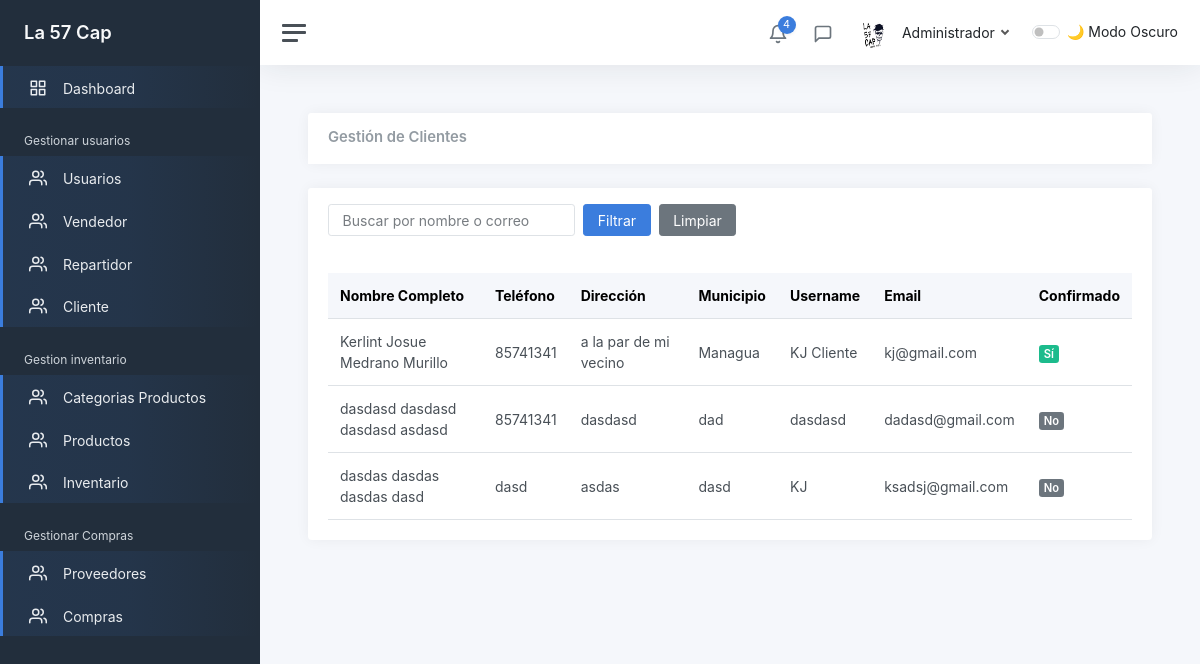
Page /admin/GestionarCliente (signed in) on the committed database.
### tables this page shows
CREATE TABLE `cliente`  (
  `idcliente` int(0) NOT NULL AUTO_INCREMENT,
  `id_usuario` int(0) NULL DEFAULT NULL,
  `p_nombre` varchar(50) NOT NULL,
  `s_nombre` varchar(50) NOT NULL,
  `p_apellido` varchar(50) NOT NULL,
  `s_apellido` varchar(50) NOT NULL,
  `n_telefono` varchar(15) NOT NULL,
  `direccion` varchar(200) NULL DEFAULT NULL,
  `Municipio` varchar(45) NULL DEFAULT NULL,
  `eliminado` tinyint(0) NULL DEFAULT 0,
  PRIMARY KEY (`idcliente`) USING BTREE,
  INDEX `cliente_usuario_idx`(`id_usuario`) USING BTREE,
  CONSTRAINT `cliente_usuario` FOREIGN KEY (`id_usuario`) REFERENCES `usuario` (`idusuario`) ON DELETE SET NULL ON UPDATE RESTRICT
);

CREATE TABLE `usuario`  (
  `idusuario` int(0) NOT NULL AUTO_INCREMENT,
  `id_roles` int(0) NOT NULL,
  `f_perfil` varchar(150) NULL DEFAULT NULL,
  `userName` varchar(45) NOT NULL,
  `password` varchar(100) NOT NULL,
  `email` varchar(30) NOT NULL,
  `confirmado` tinyint(1) NULL DEFAULT NULL,
  `token` varchar(15) NULL DEFAULT NULL,
  `Creado_Fecha` datetime(0) NOT NULL,
  `Cambiado_Fecha` datetime(0) NOT NULL,
  `eliminado` tinyint(0) NULL DEFAULT 0,
  `intentos_fallidos` int(0) NULL DEFAULT 0,
  PRIMARY KEY (`idusuario`) USING BTREE,
  INDEX `usuario_roles_idx`(`id_roles`) USING BTREE,
  CONSTRAINT `usuario_roles` FOREIGN KEY (`id_roles`) REFERENCES `roles` (`idroles`) ON DELETE RESTRICT ON UPDATE RESTRICT
);

### controllers/ClienteController.php (called while the page is built, shortened)
<?php
class ClienteController
{
    public static function GestionarCliente(Router $router)
    {
        $busqueda = $_POST['busqueda'] ?? '';
        $clientes = Cliente::obtenerTodosConUsuario($busqueda);
        $router->renderAdmin('Admin/clients/GestionCliente', [
            'clientes' => $clientes,
            'busqueda' => $busqueda,
            'titulo' => 'Gestionar Clientes'
        ]);
    }
}

### public/index.php (called while the page is built, shortened)
<?php
$router = new Router();
$router->get('/login', [LoginController::class, 'login']);
$router->post('/login', [LoginController::class, 'login']);
$router->get('/logout', [LoginController::class, 'logout']);
$router->get('/olvide-cuenta', [UsuarioController::class, 'olvide']);
$router->post('/olvide-cuenta', [UsuarioController::class, 'olvide']);
$router->get('/recuperar-cuenta', [UsuarioController::class, 'recuperar']);
$router->post('/recuperar-cuenta', [UsuarioController::class, 'recuperar']);
$router->get('/confirmar-cuenta', [UsuarioController::class, 'confirmarCuenta']);
$router->post('/confirmar-cuenta', [UsuarioController::class, 'confirmarCuenta']);
$router->get('/crear-cuenta', [RegistroController::class, 'crearCuenta']);
$router->post('/crear-cuenta', [RegistroController::class, 'crearCuenta']);
$router->get('/mensaje-confirmacion', [RegistroController::class, 'mensajeConfirmacion']);
$router->get('/reenviar-confirmacion', [RegistroController::class, 'reenviarConfirmacion']);
$router->post('/reenviar-confirmacion', [RegistroController::class, 'reenviarConfirmacion']);
$router->get('/', [LandingController::class, 'index']);
$router->get('/mostrarProductos', [LandingController::class, 'shop']);
$router->get('/SobreNosotros', [LandingController::class, 'about']);
$router->get('/Contactanos', [LandingController::class, 'contact']);
$router->get('/admin', [AdminController::class, 'Admin']);
$router->post('/admin', [AdminController::class, 'Admin']);
$router->get('/admin/GestionarUsuario', [UsuarioController::class, 'GestionarUsuario']);
$router->post('/admin/GestionarUsuario', [UsuarioController::class, 'GestionarUsuario']);
$router->get('/admin/CrearUsuario', [UsuarioController::class, 'crearUsuario']);
$router->post('/admin/CrearUsuario', [UsuarioController::class, 'crearUsuario']);
$router->get('/admin/ActualizarUsuario', [UsuarioController::class, 'ActualizarUsuario']);
$router->post('/admin/ActualizarUsuario', [UsuarioController::class, 'ActualizarUsuario']);
$router->get('/admin/EliminarUsuario', [UsuarioController::class, 'EliminarUsuario']);
$router->post('/admin/EliminarUsuario', [UsuarioController::class, 'EliminarUsuario']);
$router->get('/admin/Dashboard', [DashBoardController::class, 'Dashboard']);
$router->post('/admin/Dashboard', [DashBoardController::class, 'Dashboard']);
$router->get('/admin/GestionarCliente', [ClienteController::class, 'GestionarCliente']);
$router->post('/admin/GestionarCliente', [ClienteController::class, 'GestionarCliente']);
$router->get('/admin/GestionarVendedores', [VendedorController::class, 'GestionarVendedores']);
$router->post('/admin/GestionarVendedores', [VendedorController::class, 'GestionarVendedores']);
$router->get('/admin/CrearVendedor', [VendedorController::class, 'crearvendedor']);
$router->post('/admin/CrearVendedor', [VendedorController::class, 'crearvendedor']);
$router->get('/admin/ActualizarVendedor', [VendedorController::class, 'ActualizarVendedor']);
$router->post('/admin/ActualizarVendedor', [VendedorController::class, 'ActualizarVendedor']);
$router->post('/admin/EliminarVendedor', [VendedorController::class, 'EliminarVendedor']);
$router->get('/admin/GestionarRepartidor', [RepartidorControllers::class, 'GestionarRepartidores']);
$router->post('/admin/GestionarRepartidor', [RepartidorControllers::class, 'GestionarRepartidores']);
$router->get('/admin/CrearRepartidor', [RepartidorControllers::class, 'CrearRepartidor']);
$router->post('/admin/CrearRepartidor', [RepartidorControllers::class, 'CrearRepartidor']);
$router->get('/admin/ActualizarRepartidor', [RepartidorControllers::class, 'ActualizarRepartidor']);
$router->post('/admin/ActualizarRepartidor', [RepartidorControllers::class, 'ActualizarRepartidor']);
$router->post('/admin/EliminarRepartidor', [RepartidorControllers::class, 'EliminarRepartidor']);
$router->get('/admin/GestionarProveedores', [ProveedorController::class, 'GestionarProveedores']);
$router->post('/admin/GestionarProveedores', [ProveedorController::class, 'GestionarProveedores']);
$router->get('/admin/CrearProveedor', [ProveedorController::class, 'CrearProveedor']);
$router->post('/admin/CrearProveedor', [ProveedorController::class, 'CrearProveedor']);
$router->get('/admin/ActualizarProveedor', [ProveedorController::class, 'ActualizarProveedor']);
$router->post('/admin/ActualizarProveedor', [ProveedorController::class, 'ActualizarProveedor']);
$router->post('/admin/EliminarProveedor', [ProveedorController::class, 'EliminarProveedor']);
$router->get('/admin/GestionarCategoriaProducto', [CategoriaProductoController::class, 'GestionarCategorias']);
$router->post('/admin/GestionarCategoriaProducto', [CategoriaProductoController::class, 'GestionarCategorias']);
$router->get('/admin/CrearCategoriaProducto', [CategoriaProductoController::class, 'CrearCategoria']);
$router->post('/admin/CrearCategoriaProducto', [CategoriaProductoController::class, 'CrearCategoria']);
$router->get('/admin/ActualizarCategoriaProducto', [CategoriaProductoController::class, 'ActualizarCategoria']);
$router->post('/admin/ActualizarCategoriaProducto', [CategoriaProductoController::class, 'ActualizarCategoria']);
$router->post('/admin/EliminarCategoriaProducto', [CategoriaProductoController::class, 'EliminarCategoria']);
$router->get('/admin/GestionarProducto', [ProductoController::class, 'GestionarProductos']);
$router->post('/admin/GestionarProducto', [ProductoController::class, 'GestionarProductos']);
$router->get('/admin/CrearProducto', [ProductoController::class, 'CrearProducto']);
$router->post('/admin/CrearProducto', [ProductoController::class, 'CrearProducto']);
$router->get('/admin/ActualizarProducto', [ProductoController::class, 'ActualizarProducto']);
$router->post('/admin/ActualizarProducto', [ProductoController::class, 'ActualizarProducto']);
$router->post('/admin/EliminarProducto', [ProductoController::class, 'EliminarProducto']);
$router->get('/admin/GenerarCodigoBarras', [ProductoController::class, 'VerCodigoBarras']);
$router->get('/admin/DescargarCodigoBarras', [ProductoController::class, 'DescargarCodigoBarras']);
$router->get('/admin/VerProducto', [ProductoController::class, 'VerProducto']);
$router->get('/admin/InventarioGeneral', [InventarioController::class, 'GestionarInventario']);
$router->get('/admin/GestionarCompras', [CompraController::class, 'GestionarCompras']);
$router->get('/admin/CrearCompra', [CompraController::class, 'CrearCompra']);
$router->post('/admin/CrearCompra', [CompraController::class, 'CrearCompra']);
$router->get('/admin/DetalleCompra', [CompraController::class, 'VerDetalleCompra']);
$router->get('/Vendedor', [VendedorController::class, 'Vendedor']);
$router->get('/Repartidor', [RepartidorControllers::class, 'Repartidor']);
$router->comprobarRutas();

### models/Cliente.php (called while the page is built, shortened)
<?php
class Cliente extends ActiveRecord
{
    public static function obtenerTodosConUsuario($busqueda = '')
    {
        $busqueda = self::$db->real_escape_string($busqueda);
        $where = "WHERE cliente.eliminado = 0 AND usuario.eliminado = 0";
        $query = "SELECT
                cliente.*,
                usuario.userName AS userName,
                usuario.email AS email,
                usuario.confirmado AS confirmado
              FROM cliente
              INNER JOIN usuario ON cliente.id_usuario = usuario.idusuario
              $where";
        $resultado = self::$db->query($query);
        $objetos = [];
        while ($registro = $resultado->fetch_object()) {
            $objetos[] = $registro;
        }
        return $objetos;
    }
}

### includes/funciones.php (called while the page is built, shortened)
<?php
function s($html): string
{
    $s = htmlspecialchars($html);
    return $s;
}

### views/Admin/clients/GestionCliente.php (the view)
<div class="card">
    <div class="card-header d-flex justify-content-between align-items-center">
        <h2 class="card-title mb-0">Gestión de Clientes</h2>
    </div>
</div>
<div class="card mt-3">
    <div class="card-header">
        <form method="POST" action="" class="d-flex gap-2 flex-wrap align-items-center">
            <input type="text" name="busqueda" class="form-control w-auto"
                placeholder="Buscar por nombre o correo"
                value="<?php echo s($busqueda ?? ''); ?>">
            <input type="submit" class="btn btn-primary" value="Filtrar">
            <a href="/admin/GestionarCliente" class="btn btn-secondary">Limpiar</a>
        </form>
    </div>
    <div class="card-body">
        <div class="table-responsive">
            <table class="table table-hover mb-0">
                <thead class="table-light">
                    <tr>
                        <th>Nombre Completo</th>
                        <th>Teléfono</th>
                        <th>Dirección</th>
                        <th>Municipio</th>
                        <th>Username</th>
                        <th>Email</th>
                        <th>Confirmado</th>
                    </tr>
                </thead>
                <tbody>
                    <?php if (!empty($clientes)): ?>
                        <?php foreach ($clientes as $cliente): ?>
                            <tr>
                                <td>
                                    <?php echo s($cliente->p_nombre . ' ' . $cliente->s_nombre . ' ' . $cliente->p_apellido . ' ' . $cliente->s_apellido); ?>
                                </td>
                                <td><?php echo s($cliente->n_telefono); ?></td>
                                <td><?php echo s($cliente->direccion); ?></td>
                                <td><?php echo s($cliente->Municipio); ?></td>
                                <td><?php echo s($cliente->userName ?? '—'); ?></td>
                                <td><?php echo s($cliente->email ?? '—'); ?></td>
                                <td>
                                    <?php
                                    $estado = ($cliente->confirmado ?? "0") == "1" ? "Sí" : "No";
                                    $color = ($cliente->confirmado ?? "0") == "1" ? "success" : "secondary";
                                    ?>
                                    <span class="badge bg-<?php echo $color; ?>"><?php echo $estado; ?></span>
                                </td>
                            </tr>
                        <?php endforeach; ?>
                    <?php else: ?>
                        <tr>
                            <td colspan="7" class="text-center text-muted">No se encontraron clientes.</td>
                        </tr>
                    <?php endif; ?>
                </tbody>
            </table>
        </div>
    </div>
</div>

### rows in the picture
cliente: p_nombre+s_nombre+p_apellido "Kerlint Josue Medrano Murillo", n_telefono "85741341", direccion "a la par de mi vecino", Municipio "Managua", id_usuario.userName "KJ Cliente", id_usuario.email "kj@gmail.com", id_usuario.confirmado "Sí"
cliente: p_nombre+s_nombre+p_apellido "dasdasd dasdasd dasdasd asdasd", n_telefono "85741341", direccion "dasdasd", Municipio "dad", id_usuario.userName "dasdasd", id_usuario.email "dadasd@gmail.com", id_usuario.confirmado "No"
cliente: p_nombre+s_nombre+p_apellido "dasdas dasdas dasdas dasd", n_telefono "dasd", direccion "asdas", Municipio "dasd", id_usuario.userName "KJ", id_usuario.email "ksadsj@gmail.com", id_usuario.confirmado "No"

### other values in the picture
$nombreUsuario "Administrador"
